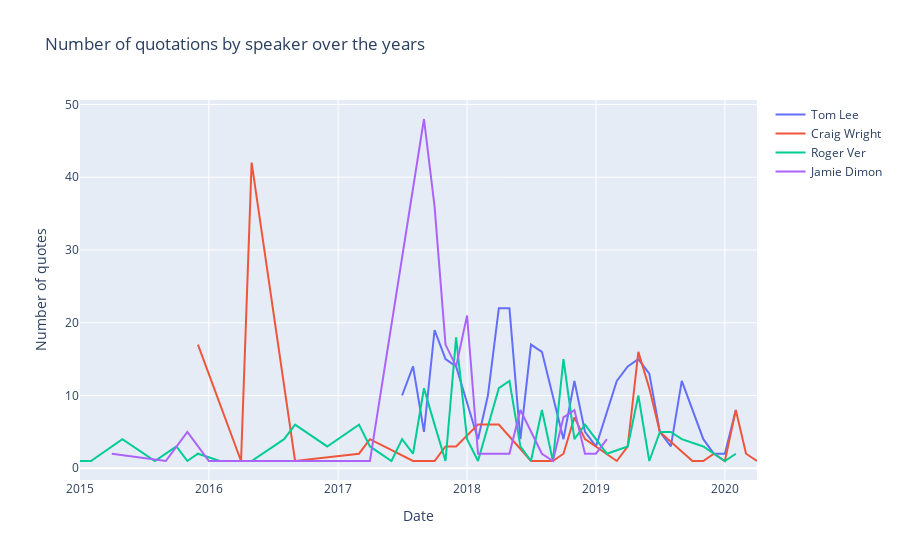

This figure's notebook cell:
### Markdown cell above
Distribution of quotations about bitcoin over most influential speakers during the 2015-2020 period.

### Code cell
plot_count_speaker(['Tom Lee', 'Craig Wright', 'Roger Ver', 'Jamie Dimon'], df_bitcoin)
